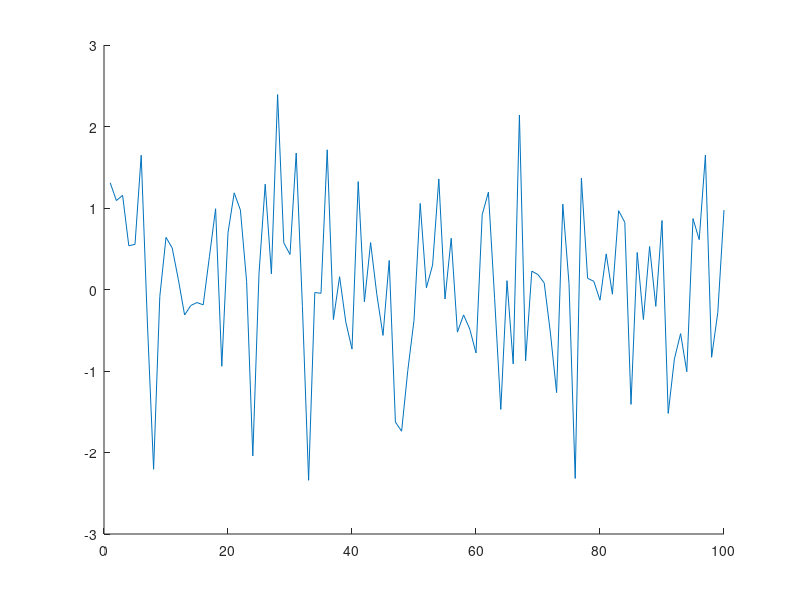

MATLAB code to generate this figure: (Note: this script raises an error after producing the figure.)
x = random('norm', 0, 1, 100, 1);
t = 1:100;
h = [1/3;1/3;1/3];
figure;hold all;
plot(t,x);
plot(t,oddFilter(h,x),t,conv(x,h,'same'));
legend('original','filtered','filtered using matlab builtin')
